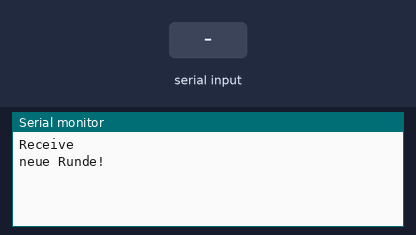
This sketch was run on a simulated ESP32. Parts: the last lines printed to the serial monitor. Inputs (shaded band) come from the test bench.

Above: at 1.2 s.
1.3 s: "1" received over the second serial link
At 1.7 s:
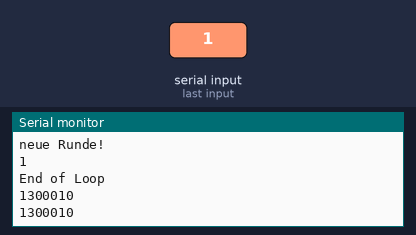
2.8 s: "0" received over the second serial link
At 4.1 s:
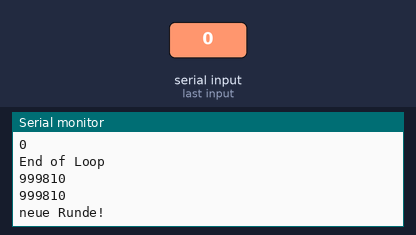
4.3 s: "2" received over the second serial link
At 4.7 s:
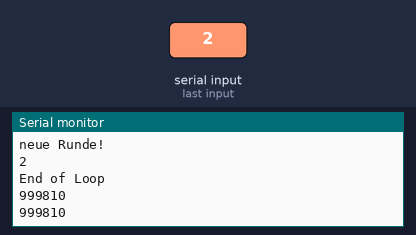
Timing chart, 0 to 7.3 s (numbered marks = the images above; inputs shaded):
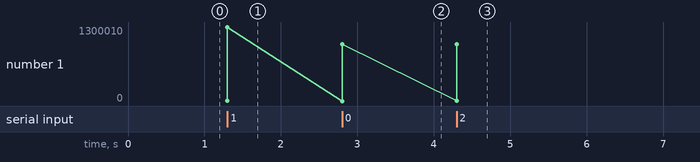

The sketch:

uartReceive.ino
```cpp
String Eingabe;

HardwareSerial &hSerial = Serial2; //can be Serial2 as well, just use proper pins

unsigned long timestampS[1];
unsigned long timediffS[1];

void setup() {
    hSerial.begin(115200);
    Serial.begin(115200);
    Serial.println("Receive");
}

void loop() {
    Serial.println("neue Runde!");
    setTimestampS(0);
    Serial2.print("!");
    waitForSerial();
    Serial.println(getTimestampS(0));
    delay(500);
}

void waitForSerial() {
  while(true) {
    if(hSerial.available()) {
      Serial.write(hSerial.read());Serial.println("");
      break;
    }
  }
  Serial.println("End of Loop");
}

// Timestampings for transmission time measurments
void setTimestampS(int r) {
  timestampS[r] = (unsigned long) (esp_timer_get_time() );
  return;
}
unsigned long getTimestampS(int r) {
  timediffS[r] = (unsigned long) (esp_timer_get_time() ) - timestampS[r];
  Serial.println(timediffS[r]);
  return timediffS[r];
}
```

Measured:
- after the input at 1.3 s, the serial monitor: prints a new line at once (image 1)
- after the input at 2.8 s, the serial monitor: prints a new line at once (image 2)
- after the input at 4.3 s, the serial monitor: prints a new line at once (image 3)
- plotted number 1: 1300010 → 999810 after the input at 2.8 s
